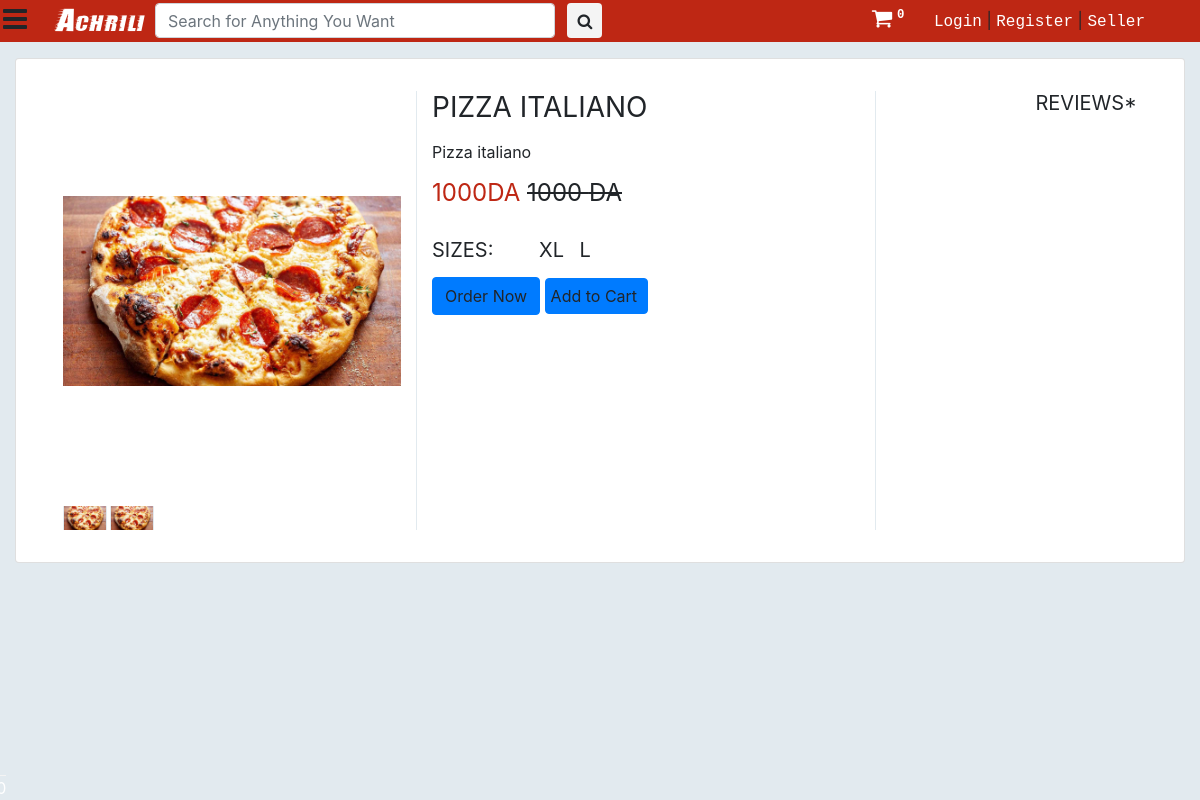
Page /product/46 on the committed database.
### saler/models.py (models this page shows, shortened)
class Product(models.Model):
	GST_CHOICES = (("0",'0'),("3",'3'),("5",'5'),("12",'12'),("18",'18'),("28",'28'))
	product_id = models.BigAutoField(primary_key=True)
	product_id2 = models.CharField(max_length=100,default='')
	shop = models.ForeignKey(User, on_delete=models.CASCADE,default='')
	product_name = models.CharField(max_length=100)
	category = models.ForeignKey(category, default="", verbose_name="Category", on_delete=models.SET_DEFAULT, null=True)
	subcategory = models.CharField(max_length=50, default="")
	price = models.IntegerField(default=0)
	price_not = models.IntegerField(default=999)
	desc = models.TextField()
	gst = models.CharField(default='0',max_length=3,choices=GST_CHOICES)
	pub_date = models.DateField(auto_now=True)
	image1 = models.ImageField(upload_to='products/images', default="",null=True)
	image2 = models.ImageField(upload_to='products/images', default="",null=True,blank=True)
	image3 = models.ImageField(upload_to='products/images', default="",null=True,blank=True)
	image4 = models.ImageField(upload_to='products/images', default="",null=True,blank=True)
	image5 = models.ImageField(upload_to='products/images', default="",null=True,blank=True)

class ProductSize(models.Model):
	product = models.ForeignKey(Product,on_delete=models.CASCADE)
	size = models.CharField(max_length=20)
	quantity = models.IntegerField(default=0, null=True)

### main/views.py (the view)
# urls.py: path("product/<int:prod_id>", views.productView, name="ProductView"),
def productView(request, prod_id):
    if request.method == 'POST' and request.user.is_authenticated:
        prod = Product.objects.filter(product_id=prod_id).first()
        review = request.POST.get('review')
        ProductReview(user=request.user, product=prod, review=review).save()
        return redirect(f"/product/{prod_id}")
    prod = Product.objects.filter(product_id=prod_id).first()
    params = {
        'product': prod,
        'product_review': ProductReview.objects.filter(product=prod),
        'sizes': [item for item in ProductSize.objects.filter(product=Product.objects.filter(product_id=prod_id)[0])],
        'cart_element_no': len([p for p in Cart.objects.all() if p.user == request.user]),
        'category': category.objects.all(),
    }
    return render(request, 'main/single.html', params)

### main/templatetags/app_tags.py (called while the page is built)
@register.filter(name='split')
def split(str, key):
    return str.split(key)

### saler/models.py (called while the page is built)
	def __str__(self):
		return f'{self.name}'

### main/templates/main/single.html (shortened to what this page needs)
{% extends 'main/base.html' %}
{% block main_body %}
{% load static %}
	<div class="container-fluid mt-3">
		<div class="card mt-0">
			<div class="container-fluid">
				<div class="wrapper row">
					<div class="preview col-md-4" style="">
						<div id="gallery">
							<div class="preview-pic tab-content">
							  <div class="tab-pane active" style="height: 400px; width: auto; display: flex;"><img src="{{product.image1.url}}"  alt="" id="main-img" style="max-height: 100%; max-width:100%; width: auto; margin: auto" /></div>
							</div>
							<ul class="preview-thumbnail nav nav-tabs">
							  <li class="active"><img src="{{product.image1.url}}" /></li>
							  {% if product.image2 %}
							  <li><img src="{{product.image2.url}}" /></li>
							  {% endif %}
							</ul>
						</div>
					</div>
					<div class="details col-md-5" style="border-left: solid 1px #e2eaef; border-right: solid 1px #e2eaef;">
						<h3 class="product-title">{{product.product_name}}</h3>
						<p class="product-description">{{product.desc}}</p>
						<h4 class="price"><p><span class="item_price">{{product.price}}<span>DA</span></span> <del>{{product.price_not}} DA</del></p></h4>
            {% if sizes %}
						<h5 class="sizes">sizes:
              {% for me in sizes %}
							<span class="size" data-toggle="tooltip" title="small">{{me.size}}</span>
							{% endfor %}
						</h5>
						<div class="action">
              <div>
                    <a p_id="{{product.product_id}}" class="btn btn-primary oprbtn" id="ord{{product.product_id}}">Order Now</a>
                        <a p_id="{{product.product_id}}" class="btn btn-primary oprbtn"  style="padding: 5px 10px 5px 5px;" id="atc{{product.product_id}}">Add to Cart</a>
                  </div>
            </div>
            {% endif %}
					</div>
          <div class="col-md-3">
            <div class="float-right w-100">
              <h5 class="product-title float-right">Reviews*</h2>
              <div style="height: 400px; overflow-y: scroll;">
              </div>
            </div>
          </div>
				</div>
			</div>
		</div>
  </div>
{% endblock main_body %}

### main/static/main/css/style.css (style rules this page uses)
body a { text-decoration:none; transition:0.5s all; -webkit-transition:0.5s all; -moz-transition:0.5s all; -o-transition:0.5s all; -ms-transition:0.5s all; }
.active { left: 0; }

### main/templates/main/single.html (style rules this page uses)
body { background-color: #e2eaef; overflow-x: hidden; }
.tab-pane { width: 450px; height: auto; }
li img { border-left: solid 1px #e2eaef; border-right: solid 1px #e2eaef; }
.preview { display: -webkit-box; display: -webkit-flex; display: -ms-flexbox; display: flex; -webkit-box-orient: vertical; -webkit-box-direction: normal; -webkit-flex-direction: column; -ms-flex-direction: column; flex-direction: column; }
.preview-pic { -webkit-box-flex: 1; -webkit-flex-grow: 1; -ms-flex-positive: 1; flex-grow: 1; }
.preview-thumbnail.nav-tabs { border: none; margin-top: 15px; }
.preview-thumbnail.nav-tabs li { width: 13%; margin-right: 2.5%; }
.preview-thumbnail.nav-tabs li img { max-width: 100%; display: block; }
.preview-thumbnail.nav-tabs li:last-of-type { margin-right: 0; }
.tab-content { overflow: hidden; }
.tab-content img { width: 100%; -webkit-animation-name: opacity; animation-name: opacity; -webkit-animation-duration: .3s; animation-duration: .3s; }
.card { margin-top: 10px; background: #fff; padding: 2em; line-height: 1.5em; }
@media screen and (min-width: 997px) { .wrapper { display: -webkit-box; display: -webkit-flex; display: -ms-flexbox; display: flex; } }
.details { display: -webkit-box; display: -webkit-flex; display: -ms-flexbox; display: flex; -webkit-box-orient: vertical; -webkit-box-direction: normal; -webkit-flex-direction: column; -ms-flex-direction: column; flex-direction: column; }
.product-title, .price, .sizes, .colors { text-transform: UPPERCASE; font-weight: normal; }
.checked, .price span { color: #be2714; }
.product-title, .rating, .product-description, .price, .vote, .sizes { margin-bottom: 15px; }
.product-title { margin-top: 0; }
.size { margin-right: 10px; }
.size:first-of-type { margin-left: 40px; }
#gallery li { display: inline; margin-right: 3px; }
#gallery #main-img { background: url(https://cdn.pixabay.com/photo/2015/04/23/22/00/tree-736885__340.jpg) no-repeat 0 0; }

### rows in the picture
Product: image1 (picture), image2 (picture), product_name "PIZZA ITALIANO", desc "Pizza italiano", price "1000", price_not "1000"
ProductSize: size "XL"
ProductSize: size "L"

### other values in the picture
{{ cart_element_no }} "0"
